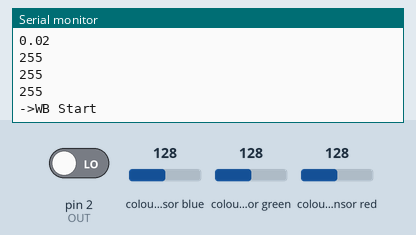
Bench run of a sketch on a simulated Arduino Uno, built with avr-gcc and run on an emulated ATmega328P. Parts: the last lines printed to the serial monitor. Wiring (inferred from the names in the program): TCS3200 colour sensor: output pin 2; S2 pin 4; S3 pin 3; S0 pin 6; S1 pin 5. The inputs (shaded band) are chosen by the test bench; at power-on: colour sensor blue 128, colour sensor green 128, colour sensor red 128, pin 2 (OUT) LOW.

Above: at 5.2 s.
5.3 s: colour sensor blue set to 5
At 6.6 s:
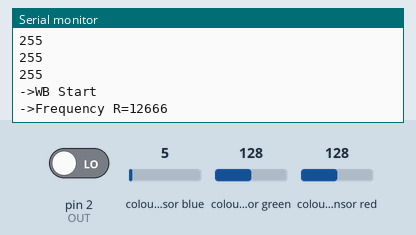
6.8 s: colour sensor green set to 5
At 7.5 s:
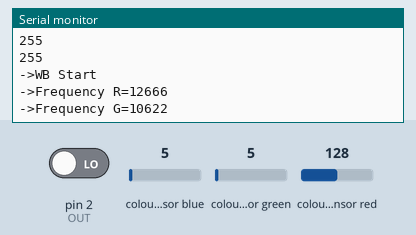
8.3 s: colour sensor red set to 5
At 12.7 s:
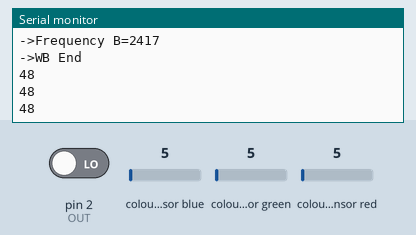
Timing chart, 0 to 14.2 s (numbered marks = the images above; inputs shaded):
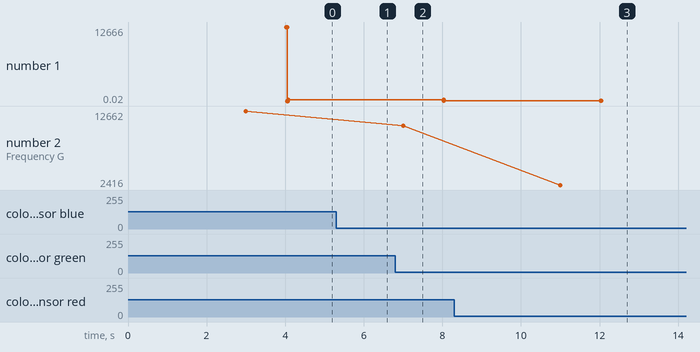

Measured:
- after the input at 6.8 s, the serial monitor: prints a new line after 0.20 s (image 2)
- after the input at 8.3 s, the serial monitor: prints a new line after 1.7 s (image 3)
- plotted number 2: 12662 → 10622 after the input at 6.8 s

The sketch:

Color_Sensor_Code_tested.ino
```cpp
#include <avr/io.h>
#include <avr/interrupt.h>

#define RESOLUTION 65536    // Timer1 is 16 bit

class TimerOne
{
  public:

    // properties
    unsigned int pwmPeriod;
    unsigned char clockSelectBits;

    // methods
    void initialize(long microseconds=1000000);
    void start();
    void stop();
    void restart();
    void pwm(char pin, int duty, long microseconds=-1);
    void disablePwm(char pin);
    void attachInterrupt(void (*isr)(), long microseconds=-1);
    void detachInterrupt();
    void setPeriod(long microseconds);
    void setPwmDuty(char pin, int duty);
    void (*isrCallback)();
};

extern TimerOne Timer1;


TimerOne Timer1;              // preinstatiate

ISR(TIMER1_OVF_vect)          // interrupt service routine that wraps a user defined function supplied by attachInterrupt
{
  Timer1.isrCallback();
}

void TimerOne::initialize(long microseconds)
{
  TCCR1A = 0;                 // clear control register A
  TCCR1B = _BV(WGM13);        // set mode as phase and frequency correct pwm, stop the timer
  setPeriod(microseconds);
}

void TimerOne::setPeriod(long microseconds)
{
  long cycles = (F_CPU * microseconds) / 2000000;                                // the counter runs backwards after TOP, interrupt is at BOTTOM so divide microseconds by 2
  if(cycles < RESOLUTION)              clockSelectBits = _BV(CS10);              // no prescale, full xtal
  else if((cycles >>= 3) < RESOLUTION) clockSelectBits = _BV(CS11);              // prescale by /8
  else if((cycles >>= 3) < RESOLUTION) clockSelectBits = _BV(CS11) | _BV(CS10);  // prescale by /64
  else if((cycles >>= 2) < RESOLUTION) clockSelectBits = _BV(CS12);              // prescale by /256
  else if((cycles >>= 2) < RESOLUTION) clockSelectBits = _BV(CS12) | _BV(CS10);  // prescale by /1024
  else        cycles = RESOLUTION - 1, clockSelectBits = _BV(CS12) | _BV(CS10);  // request was out of bounds, set as maximum
  ICR1 = pwmPeriod = cycles;                                                     // ICR1 is TOP in p & f correct pwm mode
  TCCR1B &= ~(_BV(CS10) | _BV(CS11) | _BV(CS12));
  TCCR1B |= clockSelectBits;                                                     // reset clock select register
}

void TimerOne::setPwmDuty(char pin, int duty)
{
  unsigned long dutyCycle = pwmPeriod;
  dutyCycle *= duty;
  dutyCycle >>= 10;
  if(pin == 1 || pin == 9)       OCR1A = dutyCycle;
  else if(pin == 2 || pin == 10) OCR1B = dutyCycle;
}

void TimerOne::pwm(char pin, int duty, long microseconds)  // expects duty cycle to be 10 bit (1024)
{
  if(microseconds > 0) setPeriod(microseconds);
  if(pin == 1 || pin == 9) {
    DDRB |= _BV(PORTB1);                                   // sets data direction register for pwm output pin
    TCCR1A |= _BV(COM1A1);                                 // activates the output pin
  }
  else if(pin == 2 || pin == 10) {
    DDRB |= _BV(PORTB2);
    TCCR1A |= _BV(COM1B1);
  }
  setPwmDuty(pin, duty);
  start();
}

void TimerOne::disablePwm(char pin)
{
  if(pin == 1 || pin == 9)       TCCR1A &= ~_BV(COM1A1);   // clear the bit that enables pwm on PB1
  else if(pin == 2 || pin == 10) TCCR1A &= ~_BV(COM1B1);   // clear the bit that enables pwm on PB2
}

void TimerOne::attachInterrupt(void (*isr)(), long microseconds)
{
  if(microseconds > 0) setPeriod(microseconds);
  isrCallback = isr;                                       // register the user's callback with the real ISR
  TIMSK1 = _BV(TOIE1);                                     // sets the timer overflow interrupt enable bit
  sei();                                                   // ensures that interrupts are globally enabled
  start();
}

void TimerOne::detachInterrupt()
{
  TIMSK1 &= ~_BV(TOIE1);                                   // clears the timer overflow interrupt enable bit
}

void TimerOne::start()
{
  TCCR1B |= clockSelectBits;
}

void TimerOne::stop()
{
  TCCR1B &= ~(_BV(CS10) | _BV(CS11) | _BV(CS12));          // clears all clock selects bits
}

void TimerOne::restart()
{
  TCNT1 = 0;
}

#define S0     6   // Please notice the Pin's define
#define S1     5
#define S2     4
#define S3     3
#define OUT    2

int   g_count = 0;    // count the frequecy
int   g_array[3];     // store the RGB value
int   g_flag = 0;     // filter of RGB queue
float g_SF[3];        // save the RGB Scale factor

// Init TSC230 and setting Frequency.
void TSC_Init()
{
  pinMode(S0, OUTPUT);
  pinMode(S1, OUTPUT);
  pinMode(S2, OUTPUT);
  pinMode(S3, OUTPUT);
  pinMode(OUT, INPUT);
  digitalWrite(S0, LOW);// OUTPUT FREQUENCY SCALING 2%
  digitalWrite(S1, HIGH);
}

// Select the filter color
void TSC_FilterColor(int Level01, int Level02)
{
  if(Level01 != 0)
    Level01 = HIGH;

  if(Level02 != 0)
    Level02 = HIGH;

  digitalWrite(S2, Level01);
  digitalWrite(S3, Level02);
}
void TSC_Count()
{
  g_count ++ ;
}
void TSC_Callback()
{
  switch(g_flag)
  {
    case 0:
      Serial.println("->WB Start");
      TSC_WB(LOW, LOW);              //Filter without Red
      break;
    case 1:
      Serial.print("->Frequency R=");
      Serial.println(g_count);
      g_array[0] = g_count;
      TSC_WB(HIGH, HIGH);            //Filter without Green
      break;
    case 2:
      Serial.print("->Frequency G=");
      Serial.println(g_count);
      g_array[1] = g_count;
      TSC_WB(LOW, HIGH);             //Filter without Blue
      break;
    case 3:
      Serial.print("->Frequency B=");
      Serial.println(g_count);
      Serial.println("->WB End");
      g_array[2] = g_count;
      TSC_WB(HIGH, LOW);             //Clear(no filter)
      break;
    default:
      g_count = 0;
      break;
  }
}

 void TSC_WB(int Level0, int Level1)  //White Balance
 {
   g_count = 0;
   g_flag ++;
   TSC_FilterColor(Level0, Level1);
   Timer1.setPeriod(1000000);
 }
 void setup()
 {
   TSC_Init();
   Serial.begin(9600);
   Timer1.initialize();             // defaulte is 1s
   Timer1.attachInterrupt(TSC_Callback);
   attachInterrupt(0, TSC_Count, RISING);
   delay(4000);
   for(int i=0; i<3; i++)
   Serial.println(g_array[i]);
   g_SF[0] = 255.0/ g_array[0];     //R Scale factor
   g_SF[1] = 255.0/ g_array[1] ;    //G Scale factor
   g_SF[2] = 255.0/ g_array[2] ;    //B Scale factor
   Serial.println(g_SF[0]);
   Serial.println(g_SF[1]);
   Serial.println(g_SF[2]);
 }
 void loop()
 {
   g_flag = 0;
   for(int i=0; i<3; i++)
   Serial.println(int(g_array[i] * g_SF[i]));
   delay(4000);
 }
 
```
